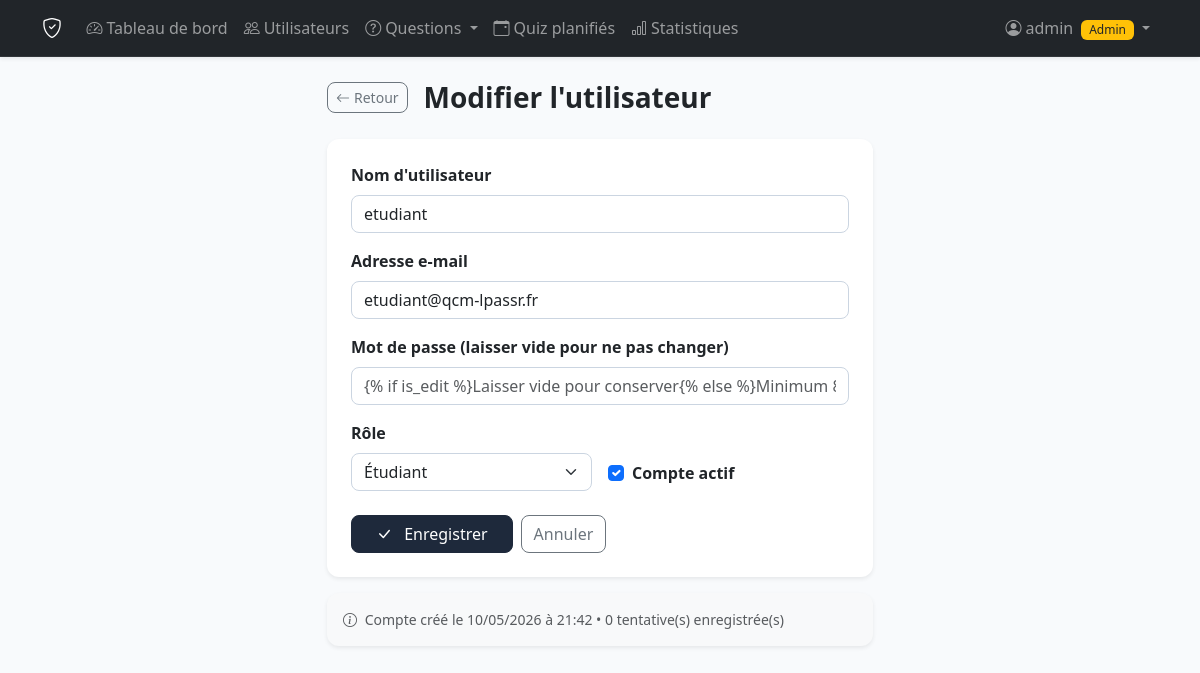
Page /admin/users/2/edit (signed in) on the committed database.
### models.py (models this page shows, shortened)
class User(UserMixin, db.Model):
    __tablename__ = 'users'
    id = db.Column(db.Integer, primary_key=True)
    username = db.Column(db.String(80), unique=True, nullable=False)
    email = db.Column(db.String(120), unique=True, nullable=False)
    password_hash = db.Column(db.String(255), nullable=False)
    role = db.Column(db.String(20), default='student', nullable=False)
    is_active = db.Column(db.Boolean, default=True, nullable=False)
    created_at = db.Column(db.DateTime, default=datetime.utcnow)
    totp_secret = db.Column(db.String(32), nullable=True)
    totp_enabled = db.Column(db.Boolean, default=False, nullable=False)
    sessions = db.relationship('QcmSession', backref='user', lazy=True, cascade='all, delete-orphan')
    cheat_logs = db.relationship('CheatLog', backref='user', lazy=True, cascade='all, delete-orphan')
    @property
    def is_admin(self):
        return self.role == 'admin'

### routes/admin.py (the view, shortened to what this page needs)
@admin_bp.route('/users/<int:user_id>/edit', methods=['GET', 'POST'])
@login_required
@admin_required
def edit_user(user_id):
    user = User.query.get_or_404(user_id)
    form = UserAdminForm(obj=user)
    return render_template('admin/users_form.html', form=form,
                           title="Modifier l'utilisateur", user=user, is_edit=True)

### forms.py
class UserAdminForm(FlaskForm):
    username = StringField("Nom d'utilisateur", validators=[
        DataRequired(message="Champ requis"),
        Length(min=3, max=80)
    ])
    email = EmailField('Adresse e-mail', validators=[
        DataRequired(message="Champ requis"),
        Email(message="Adresse e-mail invalide")
    ])
    password = PasswordField('Mot de passe (laisser vide pour ne pas changer)', validators=[
        Optional(),
        Length(min=8, message="Minimum 8 caractères")
    ])
    role = SelectField('Rôle', choices=[
        ('student', 'Étudiant'),
        ('admin', 'Administrateur')
    ])
    is_active = BooleanField('Compte actif', default=True)

### routes/admin.py (called while the page is built)
def admin_required(f):
    from functools import wraps
    @wraps(f)
    def decorated(*args, **kwargs):
        if not current_user.is_authenticated or not current_user.is_admin:
            abort(403)
        return f(*args, **kwargs)
    return decorated

### templates/admin/users_form.html (shortened to what this page needs)
{% extends 'base.html' %}
{% block content %}
<div class="row justify-content-center">
    <div class="col-md-7 col-lg-6">
        <div class="d-flex align-items-center mb-4 gap-3">
            <a href="{{ url_for('admin.users') }}" class="btn btn-outline-secondary btn-sm">
                <i class="bi bi-arrow-left me-1"></i>Retour
            </a>
            <h3 class="fw-bold mb-0">{{ title }}</h3>
        </div>
        <div class="card border-0 shadow-sm">
            <div class="card-body p-4">
                <form method="POST" novalidate>
                    <div class="mb-3">
                        {{ form.username.label(class="form-label fw-semibold") }}
                        {{ form.username(class="form-control" + (" is-invalid" if form.username.errors else ""),
                                        autofocus=true) }}
                    </div>
                    <div class="mb-3">
                        {{ form.email.label(class="form-label fw-semibold") }}
                        {{ form.email(class="form-control" + (" is-invalid" if form.email.errors else "")) }}
                    </div>
                    <div class="mb-3">
                        {{ form.password.label(class="form-label fw-semibold") }}
                        {{ form.password(class="form-control" + (" is-invalid" if form.password.errors else ""),
                                        placeholder="{% if is_edit %}Laisser vide pour conserver{% else %}Minimum 8 caractères{% endif %}") }}
                    </div>
                    <div class="row g-3 mb-3">
                        <div class="col-md-6">
                            {{ form.role.label(class="form-label fw-semibold") }}
                            {{ form.role(class="form-select") }}
                        </div>
                        <div class="col-md-6 d-flex align-items-end pb-1">
                            <div class="form-check">
                                {{ form.is_active(class="form-check-input") }}
                                {{ form.is_active.label(class="form-check-label fw-semibold") }}
                            </div>
                        </div>
                    </div>
                    <div class="d-flex gap-2 mt-4">
                        <button type="submit" class="btn btn-dark px-4">
                            <i class="bi bi-check-lg me-2"></i>
                            {% if is_edit %}Enregistrer{% else %}Créer{% endif %}
                        </button>
                        <a href="{{ url_for('admin.users') }}" class="btn btn-outline-secondary">Annuler</a>
                    </div>
                </form>
            </div>
        </div>
        {% if is_edit and user %}
        <div class="card border-0 shadow-sm mt-3 bg-light">
            <div class="card-body small text-muted">
                <i class="bi bi-info-circle me-1"></i>
                Compte créé le {{ user.created_at.strftime('%d/%m/%Y à %H:%M') }} &bull;
                {{ user.sessions|selectattr('is_completed')|list|length }} tentative(s) enregistrée(s)
            </div>
        </div>
        {% endif %}
    </div>
</div>
{% endblock %}

### templates/base.html (shortened to what this page needs)
<!DOCTYPE html>
<html lang="fr">
<head>
    <link href="https://cdn.jsdelivr.net/npm/bootstrap@5.3.2/dist/css/bootstrap.min.css" rel="stylesheet">
    <link href="https://cdn.jsdelivr.net/npm/bootstrap-icons@1.11.3/font/bootstrap-icons.min.css" rel="stylesheet">
    <link rel="stylesheet" href="{{ url_for('static', filename='css/style.css') }}">
</head>
<body class="{% block body_class %}{% endblock %}">
{% if not hide_navbar %}
<nav class="navbar navbar-expand-lg navbar-dark bg-dark shadow-sm">
    <div class="container">
        <a class="navbar-brand" href="{{ url_for('student.index') }}">
            <i class="bi bi-shield-check fs-5"></i>
        </a>
        <div class="collapse navbar-collapse" id="navMenu">
            {% if current_user.is_authenticated %}
            <ul class="navbar-nav me-auto">
                {% if current_user.is_admin %}
                <li class="nav-item">
                    <a class="nav-link {% if request.endpoint == 'admin.dashboard' %}active{% endif %}"
                       href="{{ url_for('admin.dashboard') }}">
                        <i class="bi bi-speedometer2 me-1"></i>Tableau de bord
                    </a>
                </li>
                <li class="nav-item">
                    <a class="nav-link {% if request.endpoint == 'admin.users' %}active{% endif %}"
                       href="{{ url_for('admin.users') }}">
                        <i class="bi bi-people me-1"></i>Utilisateurs
                    </a>
                </li>
                <li class="nav-item dropdown">
                    <a class="nav-link dropdown-toggle {% if request.endpoint in ['admin.questions','admin.new_question','admin.edit_question','admin.import_questions'] %}active{% endif %}"
                       href="#" data-bs-toggle="dropdown">
                        <i class="bi bi-question-circle me-1"></i>Questions
                    </a>
                </li>
                <li class="nav-item">
                    <a class="nav-link {% if 'admin.quiz' in (request.endpoint or '') %}active{% endif %}"
                       href="{{ url_for('admin.quizzes') }}">
                        <i class="bi bi-calendar-event me-1"></i>Quiz planifiés
                    </a>
                </li>
                <li class="nav-item">
                    <a class="nav-link {% if request.endpoint == 'admin.stats' %}active{% endif %}"
                       href="{{ url_for('admin.stats') }}">
                        <i class="bi bi-bar-chart me-1"></i>Statistiques
                    </a>
                </li>
                {% endif %}
            </ul>
            <ul class="navbar-nav">
                <li class="nav-item dropdown">
                    <a class="nav-link dropdown-toggle" href="#" data-bs-toggle="dropdown">
                        <i class="bi bi-person-circle me-1"></i>{{ current_user.username }}
                        {% if current_user.is_admin %}
                        <span class="badge bg-warning text-dark ms-1">Admin</span>
                        {% endif %}
                    </a>
                </li>
            </ul>
            {% endif %}
        </div>
    </div>
</nav>
{% endif %}
<main class="{% block main_class %}container py-4{% endblock %}">
    {% block content %}{% endblock %}
</main>
</body>
</html>

### static/css/style.css (style rules this page uses)
:root { --qcm-dark: #0f172a; --qcm-card: #1e293b; --qcm-border: #334155; --qcm-accent: #6366f1; --qcm-success: #22c55e; --qcm-danger: #ef4444; }
body { font-family: 'Segoe UI', system-ui, -apple-system, sans-serif; background-color: #f8fafc; }
.navbar { border-bottom: 1px solid rgba(255,255,255,.08); }
.navbar-brand { font-size: 1.15rem; letter-spacing: .02em; }
.card { border-radius: 12px; }
.btn { border-radius: 8px; font-weight: 500; }
.btn-dark { background-color: #1e293b; border-color: #1e293b; }
.form-control, .form-select { border-radius: 8px; border-color: #cbd5e1; transition: border-color .15s, box-shadow .15s; }
.badge { border-radius: 6px; font-weight: 500; }

### rows in the picture
User: username "admin"
User: username "etudiant", email "etudiant@qcm-lpassr.fr", role "Étudiant", is_active "☑", created_at "10/05/2026 à 21:42"

### other values in the picture
{{ title }} "Modifier l'utilisateur"
{{ user.sessions|selectattr('is_completed')|list|length }} "0"
